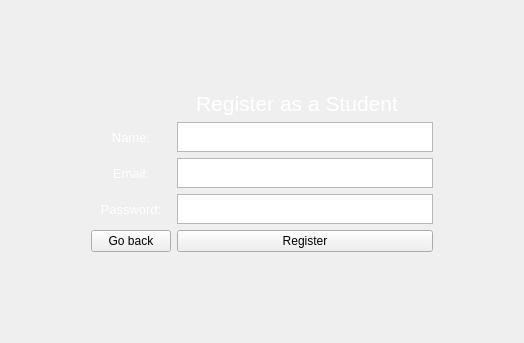
     <widget class="QWidget" name="studentReg">
      <layout class="QGridLayout" name="gridLayout_28">
       <item row="3" column="3">
        <spacer name="horizontalSpacer_5">
         <property name="orientation">
          <enum>Qt::Orientation::Horizontal</enum>
         </property>
         <property name="sizeType">
          <enum>QSizePolicy::Policy::Expanding</enum>
         </property>
         <property name="sizeHint" stdset="0">
          <size>
           <width>80</width>
           <height>20</height>
          </size>
         </property>
        </spacer>
       </item>
       <item row="1" column="1" colspan="2">
        <widget class="QLabel" name="label_6">
         <property name="maximumSize">
          <size>
           <width>16777215</width>
           <height>40</height>
          </size>
         </property>
         <property name="font">
          <font>
           <family>Segoe UI</family>
           <pointsize>16</pointsize>
           <bold>false</bold>
          </font>
         </property>
         <property name="styleSheet">
          <string notr="true">color: white;</string>
         </property>
         <property name="text">
          <string>            Register as a Student</string>
         </property>
         <property name="alignment">
          <set>Qt::AlignmentFlag::AlignCenter</set>
         </property>
        </widget>
       </item>
       <item row="2" column="2">
        <widget class="QTextEdit" name="studentNameTE">
         <property name="maximumSize">
          <size>
           <width>16777215</width>
           <height>30</height>
          </size>
         </property>
         <property name="styleSheet">
          <string notr="true">color: white;</string>
         </property>
         <property name="html">
          <string>&lt;!DOCTYPE HTML PUBLIC &quot;-//W3C//DTD HTML 4.0//EN&quot; &quot;http://www.w3.org/TR/REC-html40/strict.dtd&quot;&gt;
&lt;html&gt;&lt;head&gt;&lt;meta name=&quot;qrichtext&quot; content=&quot;1&quot; /&gt;&lt;meta charset=&quot;utf-8&quot; /&gt;&lt;style type=&quot;text/css&quot;&gt;
p, li { white-space: pre-wrap; }
hr { height: 1px; border-width: 0; }
li.unchecked::marker { content: &quot;\2610&quot;; }
li.checked::marker { content: &quot;\2612&quot;; }
&lt;/style&gt;&lt;/head&gt;&lt;body style=&quot; font-family:'Segoe UI'; font-size:9pt; font-weight:400; font-style:normal;&quot;&gt;
&lt;p style=&quot;-qt-paragraph-type:empty; margin-top:0px; margin-bottom:0px; margin-left:0px; margin-right:0px; -qt-block-indent:0; text-indent:0px;&quot;&gt;&lt;br /&gt;&lt;/p&gt;&lt;/body&gt;&lt;/html&gt;</string>
         </property>
        </widget>
       </item>
       <item row="5" column="2">
        <widget class="QPushButton" name="registerStudentBtn">
         <property name="maximumSize">
          <size>
           <width>256</width>
           <height>16777215</height>
          </size>
         </property>
         <property name="text">
          <string>Register</string>
         </property>
        </widget>
       </item>
       <item row="5" column="1">
        <widget class="QPushButton" name="backButton_2">
         <property name="text">
          <string>Go back</string>
         </property>
        </widget>
       </item>
       <item row="0" column="2">
        <spacer name="verticalSpacer_3">
         <property name="orientation">
          <enum>Qt::Orientation::Vertical</enum>
         </property>
         <property name="sizeType">
          <enum>QSizePolicy::Policy::Maximum</enum>
         </property>
         <property name="sizeHint" stdset="0">
          <size>
           <width>20</width>
           <height>80</height>
          </size>
         </property>
        </spacer>
       </item>
       <item row="2" column="1">
        <widget class="QLabel" name="label_8">
         <property name="font">
          <font>
           <pointsize>10</pointsize>
          </font>
         </property>
         <property name="styleSheet">
          <string notr="true">color: white;</string>
         </property>
         <property name="text">
          <string>Name:</string>
         </property>
         <property name="alignment">
          <set>Qt::AlignmentFlag::AlignCenter</set>
         </property>
        </widget>
       </item>
       <item row="9" column="2">
        <spacer name="verticalSpacer_7">
         <property name="orientation">
          <enum>Qt::Orientation::Vertical</enum>
         </property>
         <property name="sizeType">
          <enum>QSizePolicy::Policy::Maximum</enum>
         </property>
         <property name="sizeHint" stdset="0">
          <size>
           <width>20</width>
           <height>80</height>
          </size>
         </property>
        </spacer>
       </item>
       <item row="4" column="1">
        <widget class="QLabel" name="label_7">
         <property name="font">
          <font>
           <pointsize>10</pointsize>
          </font>
         </property>
         <property name="styleSheet">
          <string notr="true">color: white;</string>
         </property>
         <property name="text">
          <string>Password:</string>
         </property>
         <property name="alignment">
          <set>Qt::AlignmentFlag::AlignCenter</set>
         </property>
        </widget>
       </item>
       <item row="4" column="2">
        <widget class="QTextEdit" name="studentPwTE">
         <property name="maximumSize">
          <size>
           <width>16777215</width>
           <height>30</height>
          </size>
         </property>
         <property name="styleSheet">
          <string notr="true">color: white;</string>
         </property>
         <property name="html">
          <string>&lt;!DOCTYPE HTML PUBLIC &quot;-//W3C//DTD HTML 4.0//EN&quot; &quot;http://www.w3.org/TR/REC-html40/strict.dtd&quot;&gt;
&lt;html&gt;&lt;head&gt;&lt;meta name=&quot;qrichtext&quot; content=&quot;1&quot; /&gt;&lt;meta charset=&quot;utf-8&quot; /&gt;&lt;style type=&quot;text/css&quot;&gt;
p, li { white-space: pre-wrap; }
hr { height: 1px; border-width: 0; }
li.unchecked::marker { content: &quot;\2610&quot;; }
li.checked::marker { content: &quot;\2612&quot;; }
&lt;/style&gt;&lt;/head&gt;&lt;body style=&quot; font-family:'Segoe UI'; font-size:9pt; font-weight:400; font-style:normal;&quot;&gt;
&lt;p style=&quot;-qt-paragraph-type:empty; margin-top:0px; margin-bottom:0px; margin-left:0px; margin-right:0px; -qt-block-indent:0; text-indent:0px;&quot;&gt;&lt;br /&gt;&lt;/p&gt;&lt;/body&gt;&lt;/html&gt;</string>
         </property>
        </widget>
       </item>
       <item row="3" column="0">
        <spacer name="horizontalSpacer_6">
         <property name="orientation">
          <enum>Qt::Orientation::Horizontal</enum>
         </property>
         <property name="sizeType">
          <enum>QSizePolicy::Policy::Expanding</enum>
         </property>
         <property name="sizeHint" stdset="0">
          <size>
           <width>80</width>
           <height>20</height>
          </size>
         </property>
        </spacer>
       </item>
       <item row="3" column="2">
        <widget class="QTextEdit" name="studentEmailTE">
         <property name="maximumSize">
          <size>
           <width>16777215</width>
           <height>30</height>
          </size>
         </property>
         <property name="styleSheet">
          <string notr="true">color: white;</string>
         </property>
         <property name="html">
          <string>&lt;!DOCTYPE HTML PUBLIC &quot;-//W3C//DTD HTML 4.0//EN&quot; &quot;http://www.w3.org/TR/REC-html40/strict.dtd&quot;&gt;
&lt;html&gt;&lt;head&gt;&lt;meta name=&quot;qrichtext&quot; content=&quot;1&quot; /&gt;&lt;meta charset=&quot;utf-8&quot; /&gt;&lt;style type=&quot;text/css&quot;&gt;
p, li { white-space: pre-wrap; }
hr { height: 1px; border-width: 0; }
li.unchecked::marker { content: &quot;\2610&quot;; }
li.checked::marker { content: &quot;\2612&quot;; }
&lt;/style&gt;&lt;/head&gt;&lt;body style=&quot; font-family:'Segoe UI'; font-size:9pt; font-weight:400; font-style:normal;&quot;&gt;
&lt;p style=&quot;-qt-paragraph-type:empty; margin-top:0px; margin-bottom:0px; margin-left:0px; margin-right:0px; -qt-block-indent:0; text-indent:0px;&quot;&gt;&lt;br /&gt;&lt;/p&gt;&lt;/body&gt;&lt;/html&gt;</string>
         </property>
        </widget>
       </item>
       <item row="3" column="1">
        <widget class="QLabel" name="label_5">
         <property name="font">
          <font>
           <pointsize>10</pointsize>
          </font>
         </property>
         <property name="styleSheet">
          <string notr="true">color: white;</string>
         </property>
         <property name="text">
          <string>Email:</string>
         </property>
         <property name="alignment">
          <set>Qt::AlignmentFlag::AlignCenter</set>
         </property>
        </widget>
       </item>
      </layout>
     </widget>
